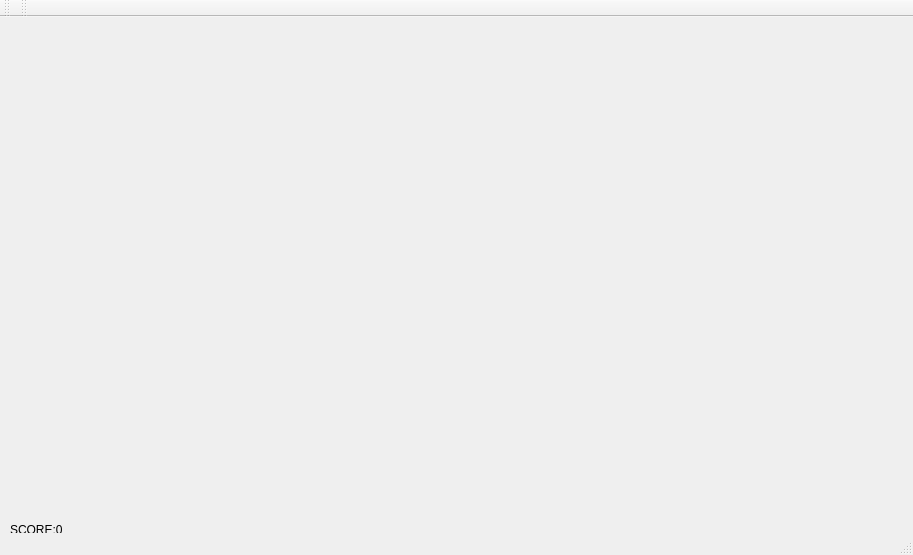
<?xml version="1.0" encoding="UTF-8"?>
<ui version="4.0">
 <class>MainWindow</class>
 <widget class="QMainWindow" name="MainWindow">
  <property name="geometry">
   <rect>
    <x>0</x>
    <y>0</y>
    <width>913</width>
    <height>555</height>
   </rect>
  </property>
  <property name="windowTitle">
   <string>MainWindow</string>
  </property>
  <widget class="QWidget" name="centralWidget">
   <widget class="Snakebody" name="widget" native="true">
    <property name="geometry">
     <rect>
      <x>0</x>
      <y>0</y>
      <width>911</width>
      <height>491</height>
     </rect>
    </property>
   </widget>
   <widget class="QLabel" name="label">
    <property name="geometry">
     <rect>
      <x>10</x>
      <y>502</y>
      <width>61</width>
      <height>21</height>
     </rect>
    </property>
    <property name="text">
     <string>SCORE:0</string>
    </property>
   </widget>
  </widget>
  <widget class="QMenuBar" name="menuBar">
   <property name="geometry">
    <rect>
     <x>0</x>
     <y>0</y>
     <width>913</width>
     <height>18</height>
    </rect>
   </property>
  </widget>
  <widget class="QToolBar" name="mainToolBar">
   <attribute name="toolBarArea">
    <enum>TopToolBarArea</enum>
   </attribute>
   <attribute name="toolBarBreak">
    <bool>false</bool>
   </attribute>
  </widget>
  <widget class="QStatusBar" name="statusBar"/>
  <widget class="QToolBar" name="toolBar">
   <property name="windowTitle">
    <string>toolBar</string>
   </property>
   <attribute name="toolBarArea">
    <enum>TopToolBarArea</enum>
   </attribute>
   <attribute name="toolBarBreak">
    <bool>false</bool>
   </attribute>
  </widget>
 </widget>
 <layoutdefault spacing="6" margin="11"/>
 <customwidgets>
  <customwidget>
   <class>Snakebody</class>
   <extends>QWidget</extends>
   <header location="global">snakebody.h</header>
   <container>1</container>
   <slots>
    <signal>signal1()</signal>
    <slot>movin()</slot>
   </slots>
  </customwidget>
 </customwidgets>
 <resources/>
 <connections/>
 <slots>
  <slot>sm()</slot>
 </slots>
</ui>
